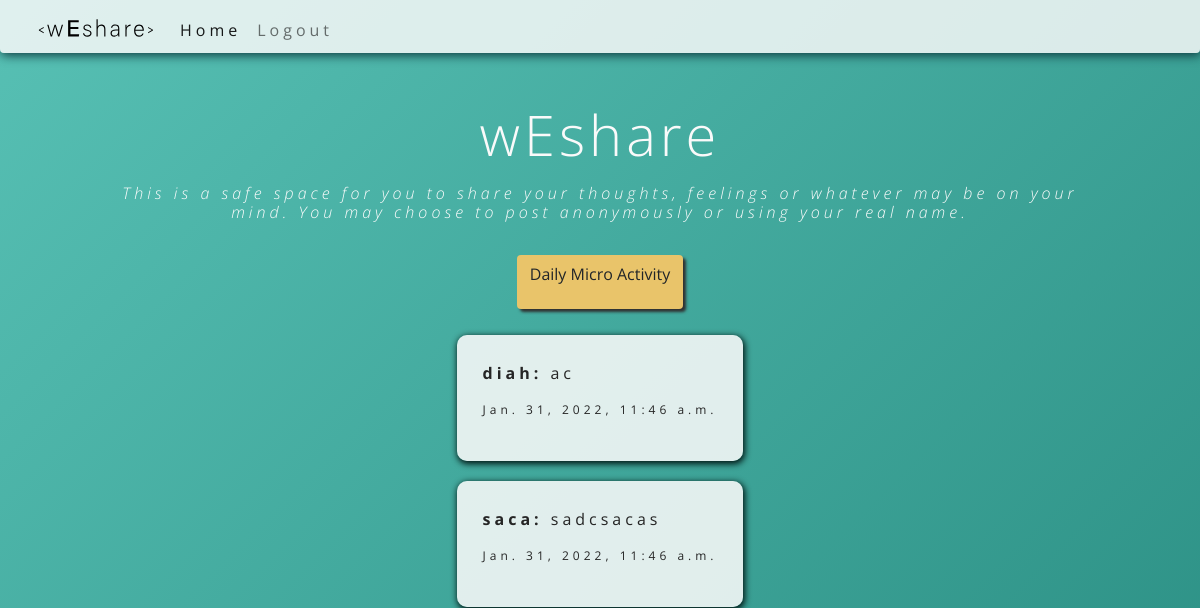
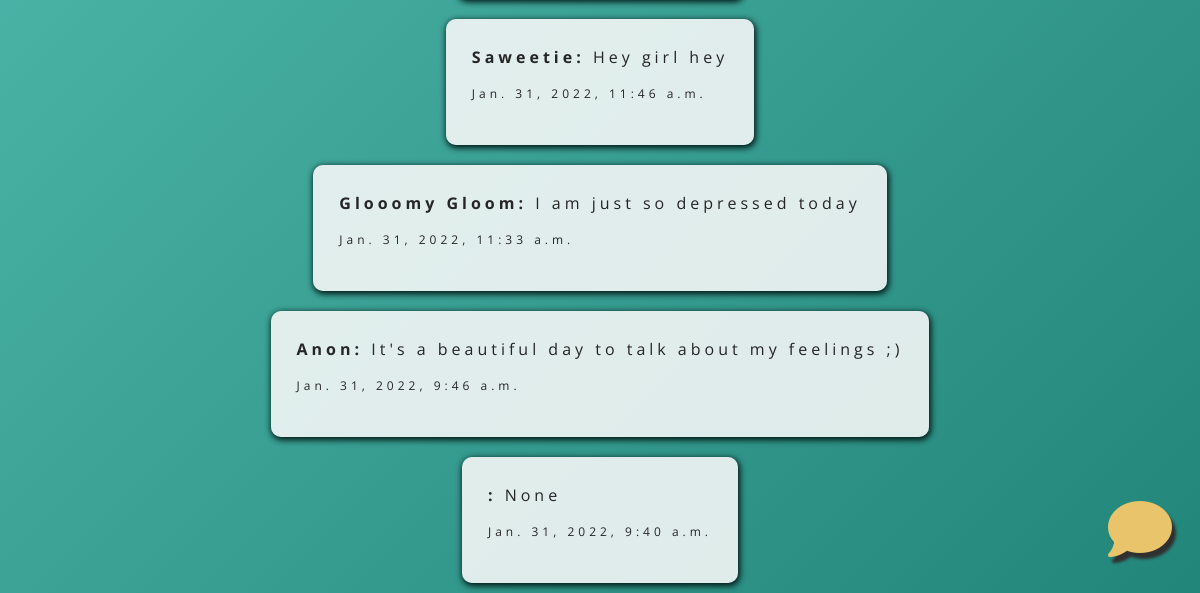
The page /view_posts/ (signed in) on the database as committed earlier (2 pictures, top to bottom).
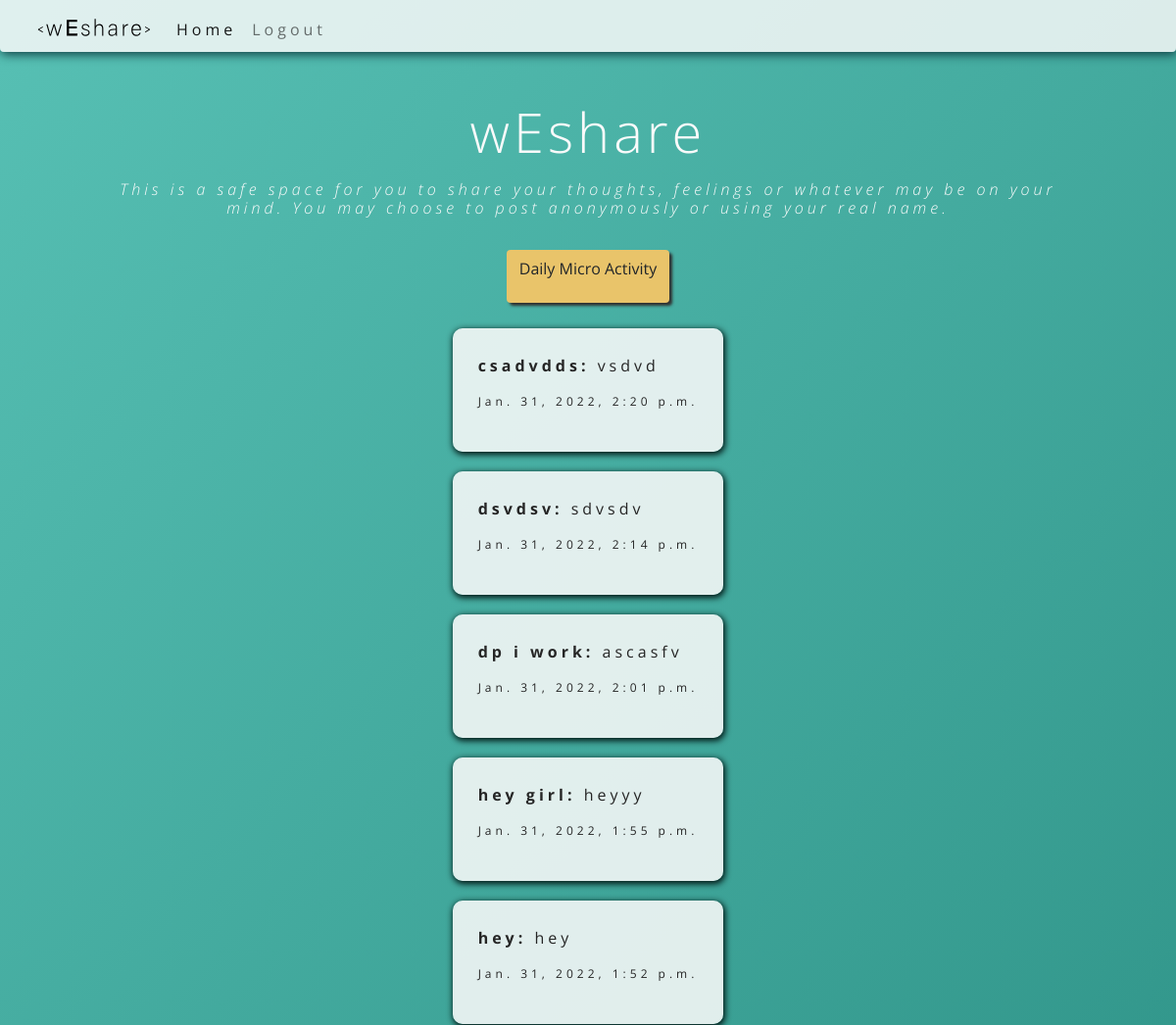
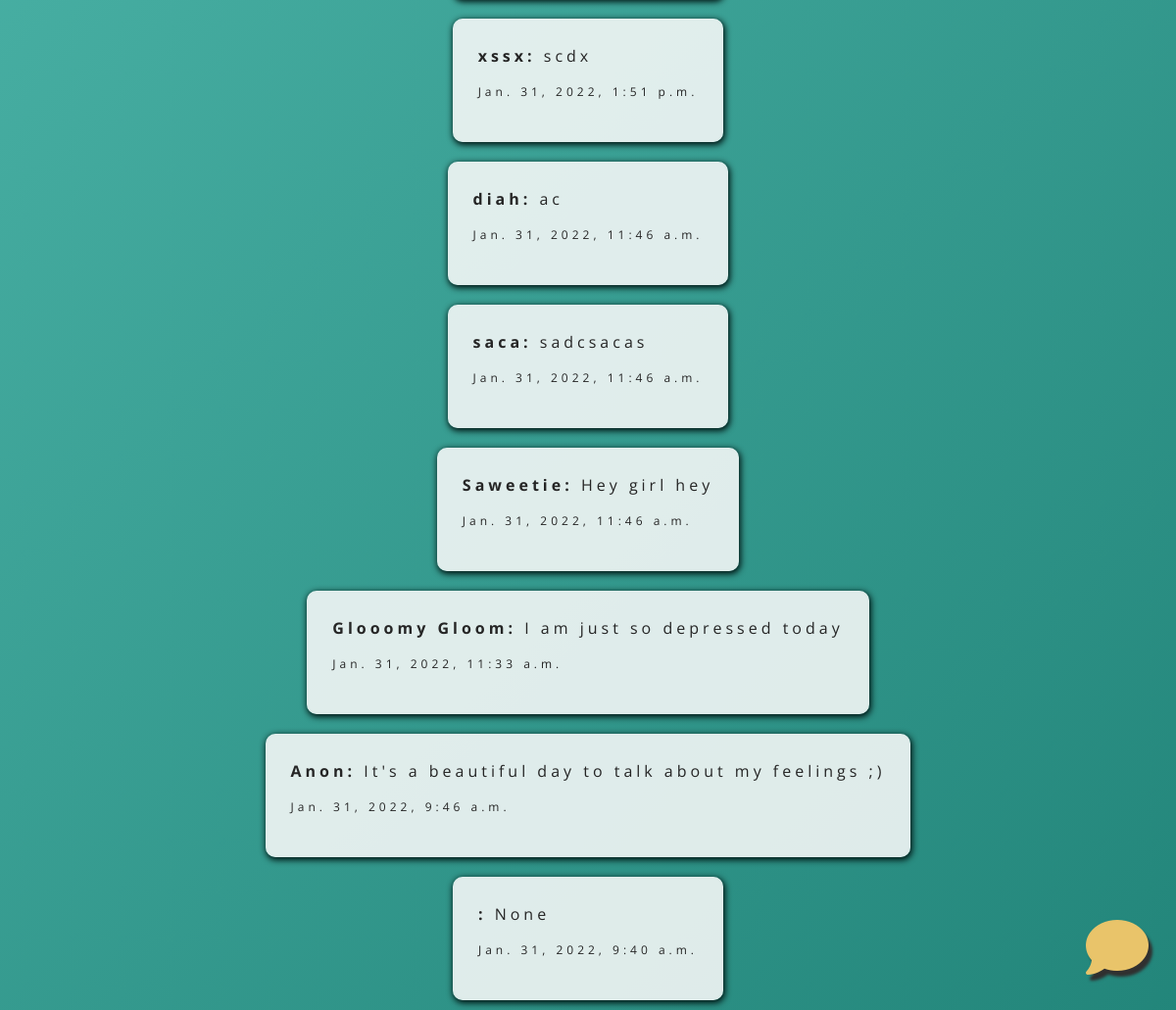
The same page on the database as committed later (2 pictures, top to bottom).
### posts/models.py (models this page shows, shortened)
class Post(models.Model):
    description = models.CharField(max_length=1000, unique=True)
    unique_id = models.UUIDField(default=uuid.uuid4, max_length=100, unique=True, primary_key=True)
    date_published = models.DateTimeField(auto_now_add=True, verbose_name="date published")
    date_updated = models.DateTimeField(auto_now=True, verbose_name="date updated")
    user = models.ForeignKey(User, related_name='posts', on_delete=models.CASCADE)
    content = models.TextField(null=True, blank=True)
    class Meta:
        verbose_name_plural = 'Posts'
        verbose_name = 'Post'
        ordering = ['-date_published']

### posts/views.py (the view)
# urls.py: path('view_posts/', view_posts, name='view_posts'),
@login_required
def view_posts(request):
    posts = Post.objects.all()
    context = {
        'posts': posts
    }
    return render(request, 'posts.html', context)

### posts/templates/posts.html (shortened to what this page needs)
{% extends "base.html" %}
{% load static %}
{% load i18n %}
{% block content %}
<header>
	{% include 'nav.html' %}
</header>
<body class="posts">
	<div class="container-fluid">
		<div class="row">
			<div class="col-12 text-center mt-5">
				<h1 class="display-4 text-weshare text-center" style="color: #fafafa;">wEshare</h1>
				<h4 class="text-center fw-light my-3 mx-5 px-5" style="font-size: 1rem;">
					<em>This is a safe space for you to share your thoughts, feelings or
						whatever may be on
						your
						mind.
						You may choose to post anonymously or using your real name.</em>
				</h4>
			</div>
		</div>
		<div class="row my-3">
			<div class="d-flex justify-content-center">
				<div class="col-12 d-flex justify-content-center">
					<button type="button" class="btn" data-bs-toggle="modal" data-bs-target="#staticBackdrop"
						style="background-color: #e9c46a; box-shadow: 3px 3px 3px rgb(48, 48, 48);">
						<p>Daily Micro Activity</p>
					</button>
				</div>
			</div>
		</div>
	</div>
	<div class="container-fluid">
		<div class="row">
			{% for post in posts %}
			<div class="col-12">
				<div class="d-flex justify-content-center">
					{% if date_published == date %}
					<div class="card " style="max-width: fit-content;">
						<div class="card-body">
							<p><strong>{{ post.description }}:</strong> {{ post.content }}</p>
							<p class="text-small" style="font-size: 12px;">{{ post.date_published }}</p>
						</div>
					</div>
				</div>
			{% endif %}
			{% endfor %}
		</div>
	</div>
	</div>
	<footer class="fixed-bottom text-center bg-transparent my-3 pt-3">
		<div class="my-3 mx-2 float-end">
			<a class="btn-icon" href="{% url 'create_post' %}">
				<i class="mx-3 fas fa-comment fa-4x"
					style="color: #e9c46a; text-shadow: 4px 6px 3px rgb(48, 48, 48); border-color: none;"></i></a>
		</div>
	</footer>
</body>
{% endblock %}

Rows that differ between the two databases and show on the page:
added Post: description "csadvdds", content "vsdvd", date_published "Jan. 31, 2022, 2:20 p.m."
added Post: description "dsvdsv", content "sdvsdv", date_published "Jan. 31, 2022, 2:14 p.m."
added Post: description "dp i work", content "ascasfv", date_published "Jan. 31, 2022, 2:01 p.m."
added Post: description "hey girl", content "heyyy", date_published "Jan. 31, 2022, 1:55 p.m."
added Post: description "hey", content "hey", date_published "Jan. 31, 2022, 1:52 p.m."
added Post: description "xssx", content "scdx", date_published "Jan. 31, 2022, 1:51 p.m."
